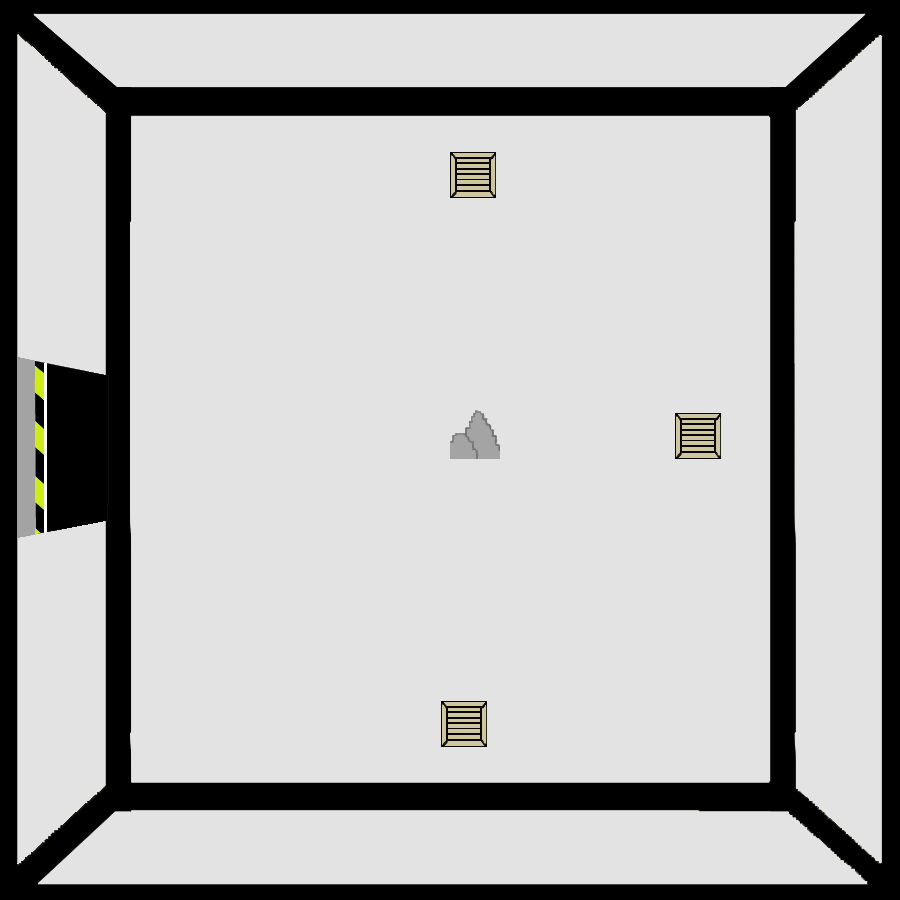

This is a level from a 2D game, rendered from its Tiled map with the project's own tilesets. A one-line summary and the map file follow, with tile-layer data summarised:
An orthogonal 100x100 tile map with 9x9 px tiles, 2 tile layers (SALA, OBJETOS), 3 tilesets.

<map version="1.2" tiledversion="1.3.3" orientation="orthogonal" renderorder="right-down" width="100" height="100" tilewidth="9" tileheight="9" infinite="0" nextlayerid="3" nextobjectid="1">
 <tileset firstgid="1" source="LAB4.tsx" />
 <tileset firstgid="10001" source="ROCAS.tsx" />
 <tileset firstgid="10002" source="CAJA.tsx" />
 <layer id="1" name="SALA" width="100" height="100">
  <data>[10000 cells, 10000 non-empty, 10000 distinct tile ids]</data>
 </layer>
 <layer id="2" name="OBJETOS" width="100" height="100">
  <data>[10000 cells, 798 non-empty, 748 distinct tile ids]</data>
 </layer>
</map>
